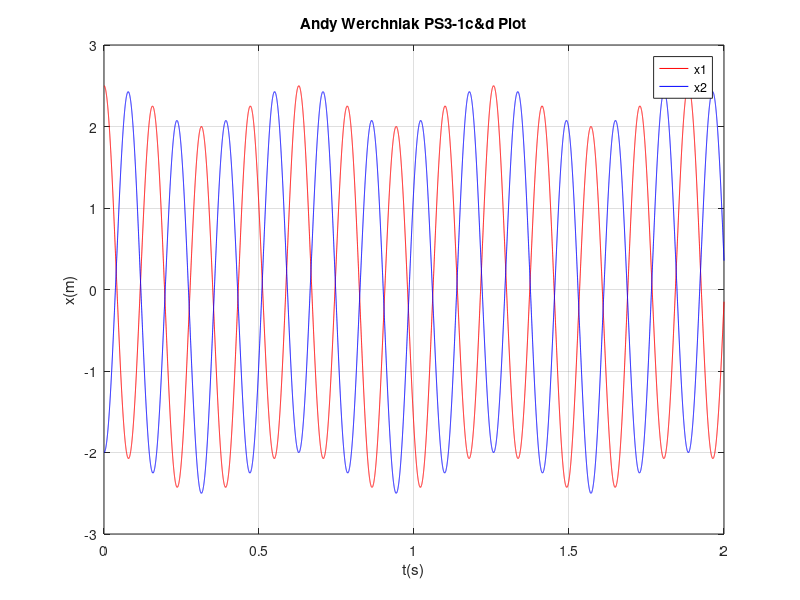
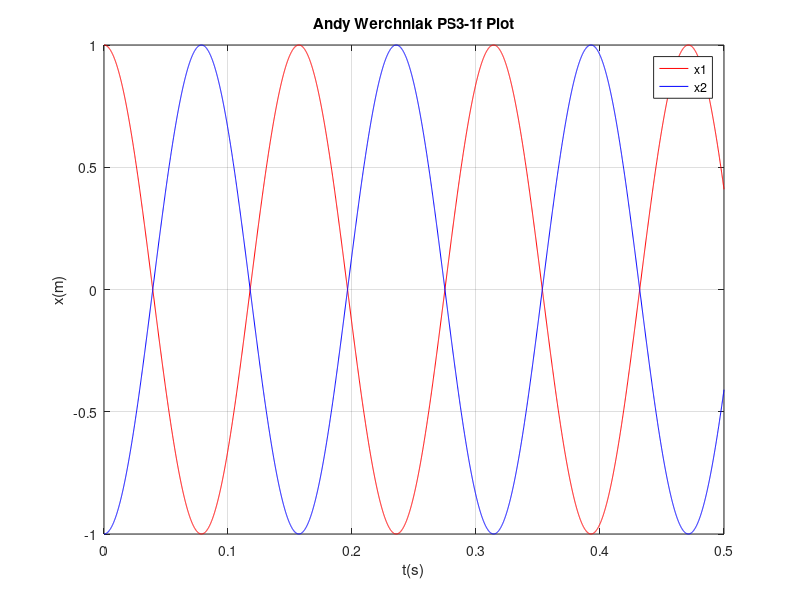

Source code (MATLAB) for these figures, in order:
clear;

%given
m=10;       %kg
K=1000;     %N/m
Kp=7500;    %N/m

%A Matrix. wo^2 not factored out for simplicity purposes
A = [-(K+Kp)/m, Kp/m;
    Kp/m, -(K+Kp)/m];

%check values to ensure they line up with written solution
[vec,val] = eig(A);

%arbitrary non-eigenvector IC's, with initial velocity = 0
x1(1) = 2.5;    %m
v1(1) = 0;      %m/s

x2(1) = -2;     %m
v2(1) = 0;      %m/s

%define t vector and second values of x
dt = 0.0001;    %s
t = 0:dt:2;     %s   
x1(2) = x1(1) + v1(1)*dt;
x2(2) = x2(1) + v2(1)*dt;

%Euler method for x'' = [A]x : x(i)=A(x-1)*dt^2+2x(i-1)+x(i-2)
for i=3:length(t)
    x = A*[x1(i-1);x2(i-1)]*dt^2 + 2*[x1(i-1);x2(i-1)] - [x1(i-2);x2(i-2)];
    x1(i) = x(1);
    x2(i) = x(2);
end

%plot results
plot(t,x1,'r',t,x2,'b');
title('Andy Werchniak PS3-1c&d Plot');
grid on;
legend('x1','x2');
xlabel('t(s)');
ylabel('x(m)');

%%%1f
t=0; x1=0;x2=0;
%set IC's to eigenvector corresponding to larger eigenfrequency,
%   with initial velocity = 0
x1(1) = 1;      %m
v1(1) = 0;      %m/s

x2(1) = -1;     %m
v2(1) = 0;      %m/s

%define t vector and second values of x
dt = 0.0001;    %s
t = 0:dt:0.5;   %s
x1(2) = x1(1) + v1(1)*dt;
x2(2) = x2(1) + v2(1)*dt;

%Euler method for x'' = [A]x : x(i)=A(x-1)*dt^2+2x(i-1)+x(i-2)
for i=3:length(t)
    x = A*[x1(i-1);x2(i-1)]*dt^2 + 2*[x1(i-1);x2(i-1)] - [x1(i-2);x2(i-2)];
    x1(i) = x(1);
    x2(i) = x(2);
end

%plot results
figure;
plot(t,x1,'r',t,x2,'b');
title('Andy Werchniak PS3-1f Plot');
grid on;
axis([min(t),max(t),min(x1),max(x2)]);
legend('x1','x2');
xlabel('t(s)');
ylabel('x(m)');

%1g
searching = find(x1-1<0.00001 & x1-1>-0.00001);
%MATLAB & Euler's give approximations, so adjacent points often indicate
%   the same cycle, and not a separate peak. Therefore, we must inspect the 
%   "searching" vector by hand, at which point it is apparent that separate
%   peaks occur at t(1), t(1572), t(3142), t(4713), and so on.

%Searching vector:
%searching =
%  Columns 1 through 8
%           1           2        1572        1573        3142        3143        3144        4713
%  Columns 9 through 10
 %       4714        4715

T = t(1572)-t(1);
w = 2*pi/T
